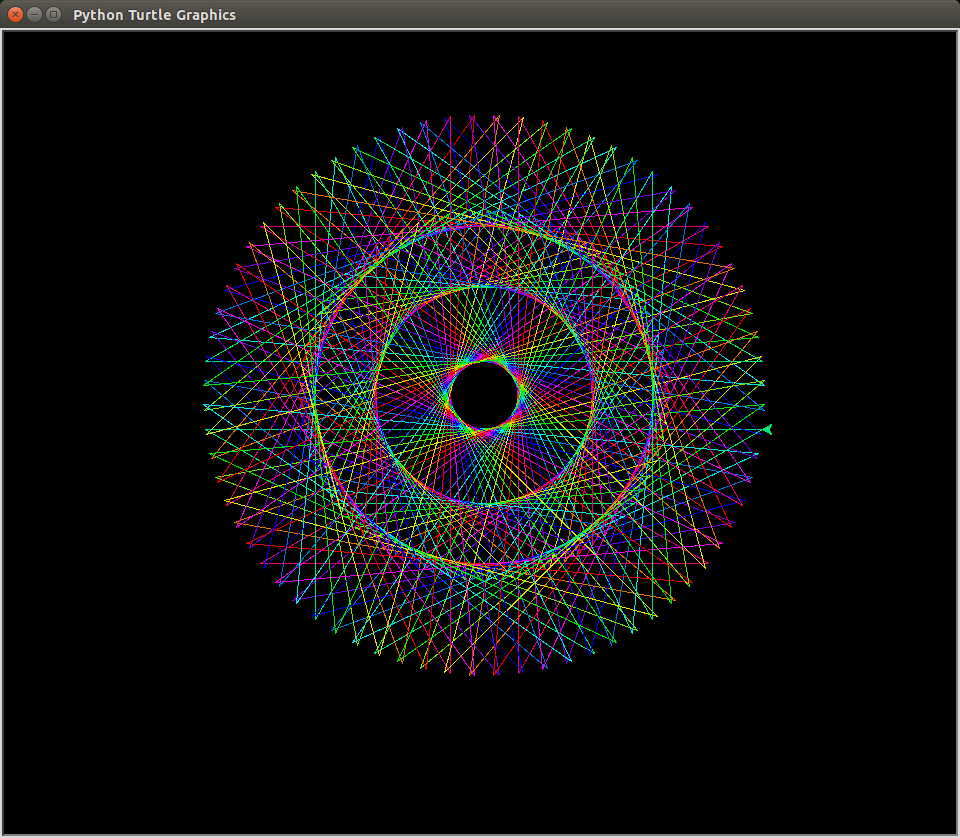

This chart was generated by the following Python code:

import turtle
import colorsys
# Create window to Display Pattern
t = turtle.Turtle()
s = turtle.Screen()
# Setting Background color
s.bgcolor("black")
# Speed of turtle to draw pattern
t.speed(0)

# Loop for drawing Pattern
h=3
n=12
for i in range(1000):
    c = colorsys.hsv_to_rgb(h,1,0.9)
    h+=1/n
    t.color(c)
    t.left(145)
    for j in range(5):
        t.forward(300)
        t.left(150)
